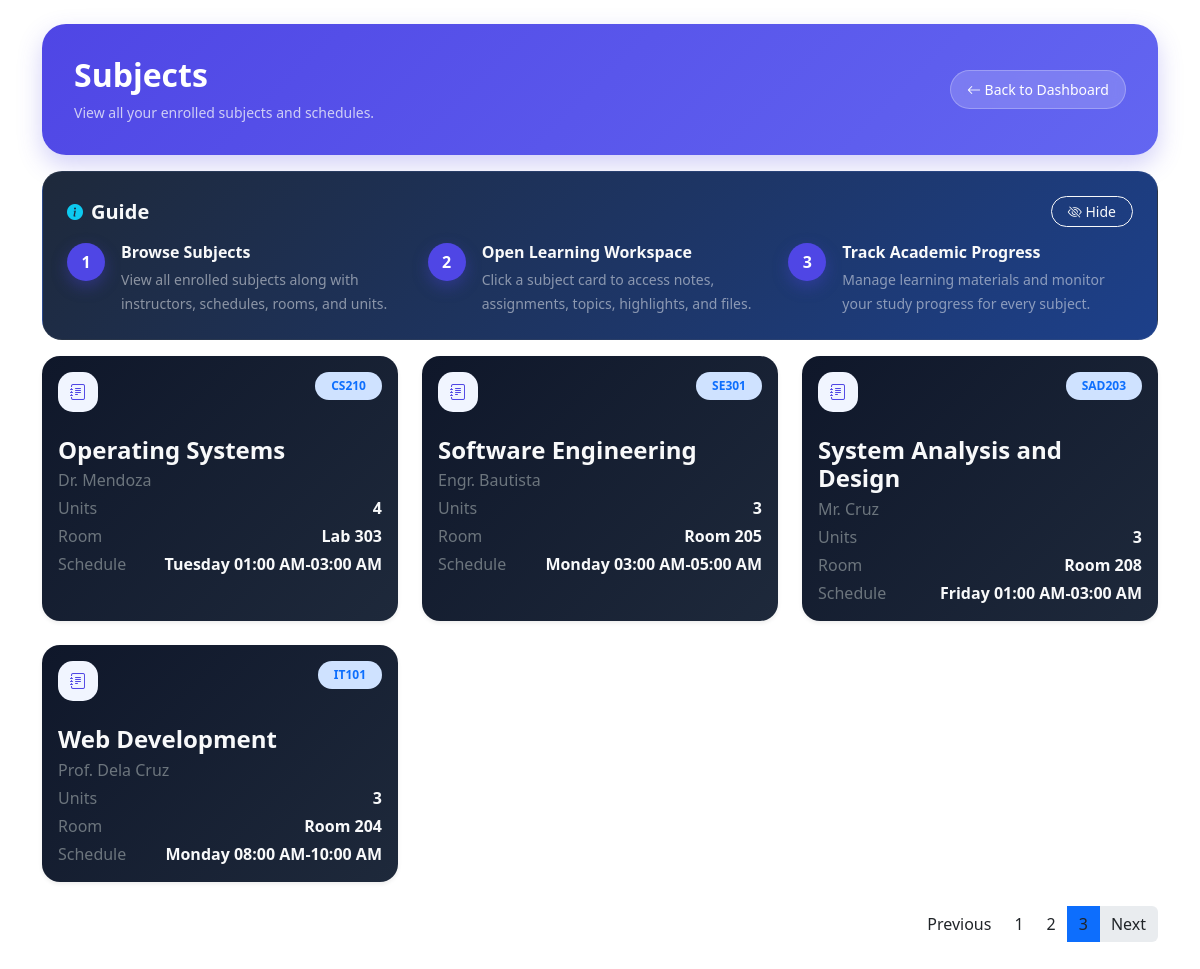
Page /dashboard/subjects.php?page=3 (signed in) on the earlier database version.
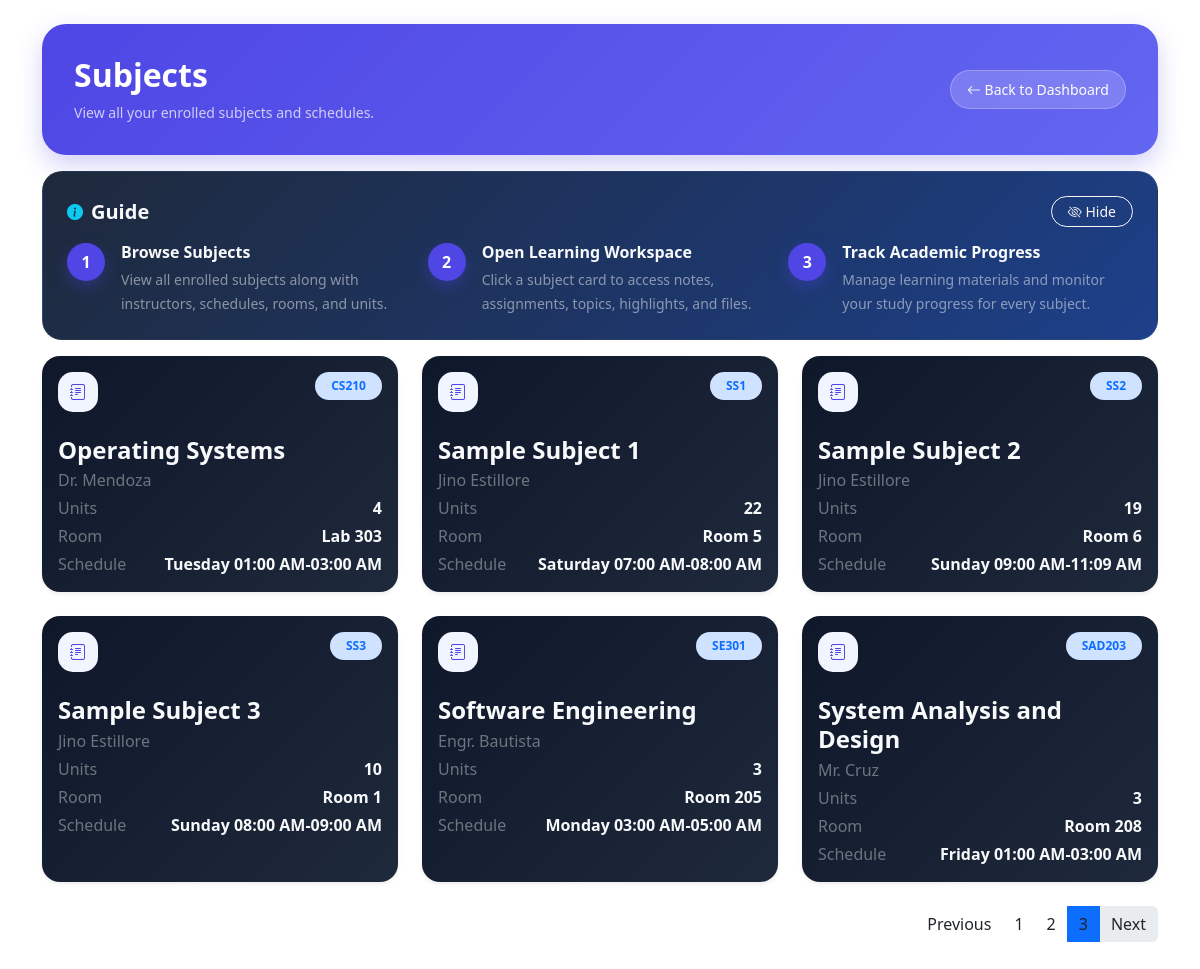
Same page on the later database version.
### tables this page shows
CREATE TABLE `schedules` (
  `id` int(11) NOT NULL,
  `day_id` int(11) NOT NULL,
  `subject_name` varchar(100) NOT NULL,
  `subject_code` varchar(50) DEFAULT NULL,
  `instructor` varchar(100) DEFAULT NULL,
  `units` int(11) DEFAULT 0,
  `start_time` time NOT NULL,
  `end_time` time NOT NULL,
  `room` varchar(100) DEFAULT NULL,
  `created_at` timestamp NOT NULL DEFAULT current_timestamp()
);

### dashboard/process_subjects.php (called while the page is built, shortened)
<?php
require '../includes/db.php';
$user_id = $_SESSION['user']['id'];
$limit = 6;
$page = isset($_GET['page']) ? (int)$_GET['page'] : 1;
$offset = ($page - 1) * $limit;
$countStmt = $conn->prepare("
    SELECT COUNT(*) as total
    FROM (
        SELECT s.subject_code
        FROM schedules s
        INNER JOIN schedule_days sd
            ON s.day_id = sd.id
        WHERE sd.user_id = ?
        GROUP BY s.subject_code
    ) as grouped_subjects
");
$countStmt->bind_param("i", $user_id);
$countStmt->execute();
$countResult = $countStmt->get_result();
$totalSubjects = $countResult->fetch_assoc()['total'];
$totalPages = ceil($totalSubjects / $limit);
$stmt = $conn->prepare("
    SELECT
        s.id,
        s.subject_name,
        s.subject_code,
        s.instructor,
        s.units,
        s.room,
        GROUP_CONCAT(
            DISTINCT CONCAT(
                sd.day_name,
                ' ',
                TIME_FORMAT(s.start_time, '%h:%i %p'),
                '-',
                TIME_FORMAT(s.end_time, '%h:%i %p')
            )
            SEPARATOR ', '
        ) AS schedule_summary
    FROM schedules s
    INNER JOIN schedule_days sd
        ON s.day_id = sd.id
    WHERE sd.user_id = ?
    GROUP BY
        s.subject_name,
        s.subject_code,
        s.instructor,
        s.units,
        s.room
    ORDER BY s.subject_name ASC
    LIMIT ? OFFSET ?
");
$stmt->bind_param("iii", $user_id, $limit, $offset);
$stmt->execute();
$subjects = $stmt->get_result();
?>

### dashboard/subjects.php (the view, shortened to what the changed rows need)
<?php
include 'process_subjects.php';
include '../includes/header.php';
?>
<link href="../assets/css/subjects.css" rel="stylesheet">
</head>
<body>
<div class="container py-4">
    <div class="welcome-card mb-3">
        <div class="row align-items-center">
            <div class="col-12 col-lg-8 order-2 order-lg-1">
                <h2 class="fw-bold text-white mb-2">
                    Subjects
                </h2>
            </div>
        </div>
    </div>
    <div class="row g-4">
        <?php if ($subjects->num_rows > 0): ?>
            <?php while ($subject = $subjects->fetch_assoc()): ?>
                <div class="col-12 col-md-6 col-lg-4">
                    <a href="subject.php?id=<?= $subject['id']; ?>" class="text-decoration-none">
                    <div class="card border-0 shadow-sm h-100 subject-card">
                        <div class="card-body">
                            <div class="d-flex justify-content-between align-items-start mb-4">
                                <div class="subject-icon">
                                    <i class="bi bi-journal-text"></i>
                                </div>
                                <span class="badge rounded-pill bg-primary-subtle text-primary px-3 py-2">
                                    <?= htmlspecialchars($subject['subject_code']); ?>
                                </span>
                            </div>
                            <h4 class="fw-bold text-light mb-1">
                                <?= htmlspecialchars($subject['subject_name']); ?>
                            </h4>
                            <p class="text-secondary mb-1">
                                <?= htmlspecialchars($subject['instructor']); ?>
                            </p>
                            <div class="subject-details">
                                <div class="d-flex justify-content-between mb-1">
                                    <span class="text-secondary">
                                        Units
                                    </span>
                                    <span class="text-light fw-semibold">
                                        <?= htmlspecialchars($subject['units']); ?>
                                    </span>
                                </div>
                                <div class="d-flex justify-content-between mb-1">
                                    <span class="text-secondary">
                                        Room
                                    </span>
                                    <span class="text-light fw-semibold">
                                        <?= htmlspecialchars($subject['room']); ?>
                                    </span>
                                </div>
                                <div class="d-flex justify-content-between">
                                    <span class="text-secondary">
                                        Schedule
                                    </span>
                                    <span class="text-light fw-semibold">
                                        <?= htmlspecialchars($subject['schedule_summary']); ?>
                                    </span>
                                </div>
                            </div>
                        </div>
                    </div>
                    </a>
                </div>
            <?php endwhile; ?>
        <?php endif; ?>
    </div>
    <?php include 'pagination.php'; ?>
</div>
</body>
</html>

### dashboard/pagination.php (shortened to what the changed rows need)
 <?php if ($totalPages > 1): ?>
    <nav class="mt-4">
        <ul class="pagination justify-content-center justify-content-lg-end">
            <?php for ($i = 1; $i <= $totalPages; $i++): ?>
                <li class="page-item <?= ($page == $i) ? 'active' : ''; ?>">
                    <a class="page-link text-dark border-0"
                    href="?page=<?= $i; ?>">
                        <?= $i; ?>
                    </a>
                </li>
            <?php endfor; ?>
        </ul>
    </nav>
<?php endif; ?>

Differences in the rows shown:
no longer on this page (row unchanged): schedules: subject_code "IT101", subject_name "Web Development", instructor "Prof. Dela Cruz", units "3", room "Room 204", schedule_summary "Monday 08:00 AM-10:00 AM"
added schedules: subject_code "SS1", subject_name "Sample Subject 1", instructor "Jino Estillore", units "22", room "Room 5", schedule_summary "Saturday 07:00 AM-08:00 AM"
added schedules: subject_code "SS2", subject_name "Sample Subject 2", instructor "Jino Estillore", units "19", room "Room 6", schedule_summary "Sunday 09:00 AM-11:09 AM"
added schedules: subject_code "SS3", subject_name "Sample Subject 3", instructor "Jino Estillore", units "10", room "Room 1", schedule_summary "Sunday 08:00 AM-09:00 AM"
